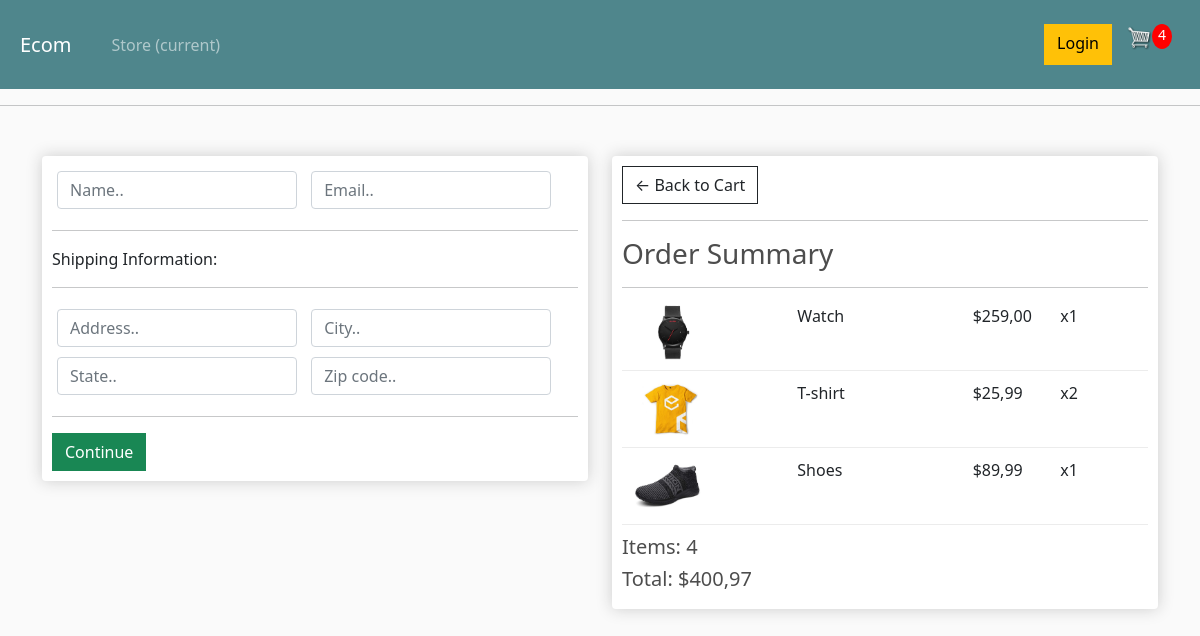
Screenshot of /checkout/ (signed in) with the database file from the repository.
### store/models.py (models this page shows, shortened)
class OrderItem(models.Model):
	product = models.ForeignKey(Product, on_delete=models.SET_NULL, null=True)
	order = models.ForeignKey(Order, on_delete=models.SET_NULL, null=True)
	quantity = models.IntegerField(default=0, null=True, blank=True)
	date_added = models.DateTimeField(auto_now_add=True)
	@property
	def get_total(self):
		total = self.product.price * self.quantity
		return total

class Product(models.Model):
	name = models.CharField(max_length=200)
	price = models.DecimalField(max_digits=7, decimal_places=2)
	digital = models.BooleanField(default=False, null=True, blank=True)
	image = models.ImageField(null=True, blank=True)
	@property
	def imageURL(self):
		try:
			url = self.image.url
		except:
			url = ''
		return url

class Order(models.Model):
	customer = models.ForeignKey(Customer, on_delete=models.SET_NULL, null=True, blank=True)
	date_ordered = models.DateTimeField(auto_now_add=True)
	complete = models.BooleanField(default=False)
	transaction_id = models.CharField(max_length=100, null=True)
	@property
	def shipping(self):
		shipping = False
		orderitems = self.orderitem_set.all()
		for i in orderitems:
			if i.product.digital == False:
				shipping = True
		return shipping
	@property
	def get_cart_total(self):
		orderitems = self.orderitem_set.all()
		total = sum([item.get_total for item in orderitems])
		return total
	@property
	def get_cart_items(self):
		orderitems = self.orderitem_set.all()
		total = sum([item.quantity for item in orderitems])
		return total

### store/views.py (the view)
# urls.py: path('checkout/', views.checkout, name='checkout'),
def checkout(request):
	data = cartData(request)
	cartItems = data['cartItems']
	order = data['order']
	items = data['items']
	context = {'items':items, 'order':order, 'cartItems':cartItems}
	return render(request, 'store/checkout.html', context)

### store/utils.py (called while the page is built)
def cartData(request):
	if request.user.is_authenticated:
		customer = request.user.customer
		order, created = Order.objects.get_or_create(customer=customer, complete=False)
		items = order.orderitem_set.all()
		cartItems = order.get_cart_items
	else:
		cookieData = cookieCart(request)
		cartItems = cookieData['cartItems']
		order = cookieData['order']
		items = cookieData['items']
	return {'cartItems':cartItems ,'order':order, 'items':items}

### store/templates/store/checkout.html (shortened to what this page needs)
{% extends "store/main.html" %}
{% load static %}
{% block content %}
<div class="row">
    <div class="col-lg-6">
        <div class="box-element" id="form-wrapper">
            <form id="form">
                <div id="user-info">
                    <div class="form-field">
                        <input required class="form-control" type="text" name="name" placeholder="Name..">
                    </div>
                    <div class="form-field">
                        <input required class="form-control" type="email" name="email" placeholder="Email..">
                    </div>
                </div>
                <div id="shipping-info">
                    <hr>
                    <p>Shipping Information:</p>
                    <hr>
                    <div class="form-field">
                        <input class="form-control" type="text" name="address" placeholder="Address..">
                    </div>
                    <div class="form-field">
                        <input class="form-control" type="text" name="city" placeholder="City..">
                    </div>
                    <div class="form-field">
                        <input class="form-control" type="text" name="state" placeholder="State..">
                    </div>
                    <div class="form-field">
                        <input class="form-control" type="text" name="zipcode" placeholder="Zip code..">
                    </div>
                </div>
                <hr>
                <input id="form-button" class="btn btn-success btn-block" type="submit" value="Continue">
            </form>
        </div>
        <br>
    </div>
    <div class="col-lg-6">
        <div class="box-element">
        	<a  class="btn btn-outline-dark" href="{% url 'cart' %}">&#x2190; Back to Cart</a>
	<hr>
	<h3>Order Summary</h3>
	<hr>
    {% for item in items %}
	<div class="cart-row">
		<div style="flex:2"><img class="row-image" src="{{item.product.imageURL}}"></div>
		<div style="flex:2"><p>{{item.product.name}}</p></div>
		<div style="flex:1"><p>${{item.product.price|floatformat:2}}</p></div>
		<div style="flex:1"><p>x{{item.quantity}}</p></div>
	</div>
    {% endfor %}
	<h5>Items:   {{order.get_cart_items}}</h5>
	<h5>Total:   ${{order.get_cart_total|floatformat:2}}</h5>
        </div>
    </div>
</div>
{% endblock %}

### ecommerce/static/css/main.css (style rules this page uses)
body { background-color: hsl(0, 0%, 98%); }
h1,h2,h3,h4,h5,h6 { color:hsl(0, 0%, 30%); }
.box-element { box-shadow:hsl(0, 0%, 80%) 0 0 16px; background-color: #fff; border-radius: 4px; padding: 10px; }
.col-lg-4, .col-lg-6, .col-lg-8, .col-lg-12 { margin-top: 10px; }
.btn { border-radius: 0; }
.row-image { width: 100px; }
.form-field { width:250px; display: inline-block; padding: 5px; }
.cart-row { display: flex; align-items: flex-stretch; padding-bottom: 10px; margin-bottom: 10px; border-bottom: 1px solid #ececec; }

### rows the page displays
OrderItem: product.imageURL (picture), product.name "Watch", product.price "259,00", quantity "1"
OrderItem: product.imageURL (picture), product.name "T-shirt", product.price "25,99", quantity "2"
OrderItem: product.imageURL (picture), product.name "Shoes", product.price "89,99", quantity "1"
Order: get_cart_items "4", get_cart_total "400,97"

### other values shown
{{ cartItems }} "4"
